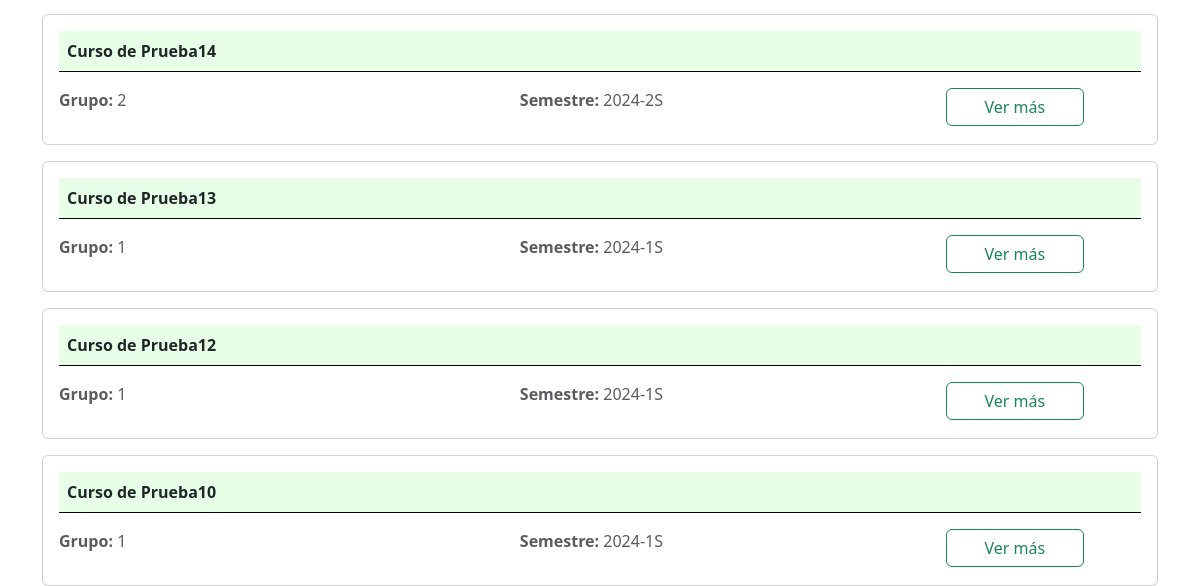
Page /listar_grupos_estudiantes/ (signed in, lower part) on the earlier database version.
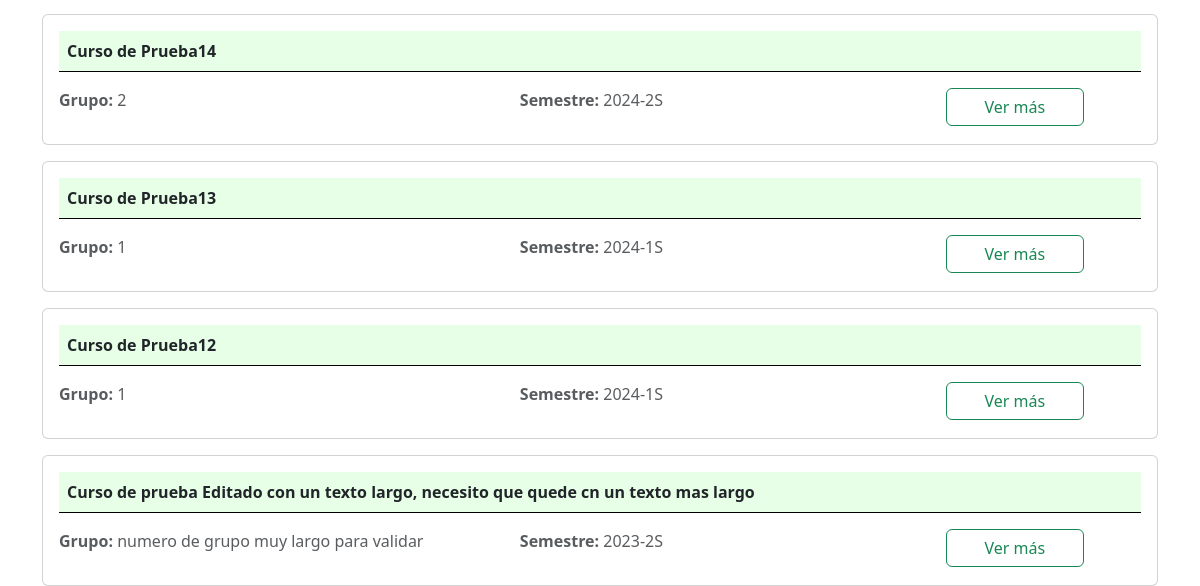
Same page on the later database version.
### myapp/models.py (models this page shows)
class Grupos(models.Model):
    id_grupo = models.AutoField(primary_key=True)
    nombre_grupo = models.CharField(max_length=100, null=False)
    curso_grupo = models.ForeignKey(Cursos, on_delete=models.CASCADE)
    estudiantes_grupo = models.ManyToManyField(Estudiantes, through='Inscripcion')

class Cursos(models.Model):
    id_curso = models.AutoField(primary_key=True)
    nombre_curso = models.CharField(max_length=100, null=False)
    anio_curso = models.IntegerField(null=False)
    semestre_curso = models.CharField(max_length=2, null=False, choices=[('1S', '1S'), ('2S', '2S')])
    fecha_creacion_curso = models.DateTimeField(auto_now_add=True)
    profesor_curso = models.ForeignKey(Profesores, on_delete=models.CASCADE)

### myapp/views.py (the view)
# urls.py: path('listar_grupos_estudiantes/', views.listar_grupos_estudiantes, name='listar_grupos_estudiantes'),
@login_required
def listar_grupos_estudiantes(request):
    if  'estudiante_id' in request.session:
        estudiante = Estudiantes.objects.get(id=request.session['estudiante_id'])
        grupos = Grupos.objects.filter(estudiantes_grupo=estudiante).order_by('-id_grupo')
        for i in grupos:
            if f'info_{i.id_grupo}' in request.POST:
                try:
                    return redirect('registrar_asistencia',  grupo=i.id_grupo)
                except Exception as e:
                    print(e)
                    return render(request, 'estudiantes/cursos_estudiante.html', {'grupos': grupos, 'estudiante': estudiante})
        return render(request, 'estudiantes/cursos_estudiante.html', {'grupos': grupos, 'estudiante': estudiante})
    else:
        return redirect('index')

### myapp/templates/estudiantes/cursos_estudiante.html (shortened to what this page needs)
{% extends "estudiantes/format.html" %}
{% block content %}
<div class="container mt-5 pt-5">
    <div class="row">
        {% if grupos %}
        {% for grupo in grupos %}
        <div class="col-12">
            <form method="POST">
                <div class="card mt-3">
                    <div class="card-body">
                        <div class="row">
                            <div class="col-12">
                                <p style="border-bottom: 1px solid black;" class="header-cursos-estudiante p-2"><strong>
                                        {{grupo.curso_grupo.nombre_curso}}</strong></p>
                            </div>
                            <div class="col-5">
                                <p class="text-muted"><strong>Grupo:</strong> {{grupo.nombre_grupo}} </p>
                            </div>
                            <div class="col-4">
                                <p class="text-muted"><strong>Semestre:</strong>
                                    {{grupo.curso_grupo.anio_curso}}-{{grupo.curso_grupo.semestre_curso}}</p>
                            </div>
                            <div class="col-md-3">
                                <div class="d-grid gap-2 col-8 mx-auto">
                                    <button type="submit" class="btn btn-outline-success"
                                        name="info_{{ grupo.id_grupo }}">Ver más</button>
                                </div>
                            </div>
                        </div>
                    </div>
                </div>
            </form>
        </div>
        {% endfor %}
        {% endif %}
    </div>
</div>
{% endblock %}

Differences in the rows shown:
changed Grupos: curso_grupo.nombre_curso "Curso de Prueba10" → "Curso de prueba Editado con un texto largo, necesito que quede cn un texto mas largo"; nombre_grupo "1" → "numero de grupo muy largo para validar"; curso_grupo.anio_curso "2024" → "2023"; curso_grupo.semestre_curso "1S" → "2S"
